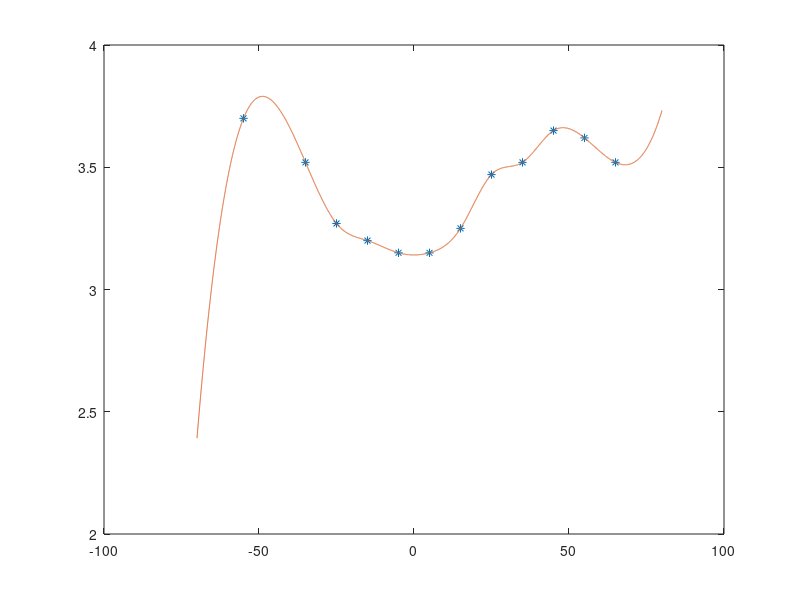

Write MATLAB code to recreate this figure. (Note: this script raises an error after producing the figure.)
clear all
%%%%%%%%%%%%%%%%%%%%%%%%%%
%  Esercizio 3  (Facoltativo)
%%%%%%%%%%%%%%%%%%%%%%%%%%
warning off

dati=[65 3.52
55 3.62
45 3.65
35 3.52
25 3.47
15 3.25
 5 3.15
-5 3.15
-15 3.2
-25 3.27
-35 3.52
-55 3.7];

dato_nuovo=[-45 3.7];

%n.1
plot(dati(:,1),dati(:,2),'*');hold on
t=linspace(-70,80,10000)';
s=spline(dati(:,1),dati(:,2),t);
plot(t,s);

%n.2
a=get_polyn(dati(:,1),dati(:,2));
plot(t,polyval(a,t),'--');
axis([-70,80,2,5])
legend('dati','spline','lagrange')
title('approssimazione dati temperatura')
hold off

%n.3
x_new=-45; 
y_new=3.7;
ylagrange=polyval(a,x_new);
yspline=spline(dati(:,1),dati(:,2),x_new); 
% In alternativa, salvare prima la struttura S, e poi valutare S con ppval in x_new


fprintf('Stima di ynew. Val esatto: %d, val.Lagrange: %d, val. spline: %d\n',y_new,ylagrange,yspline)
